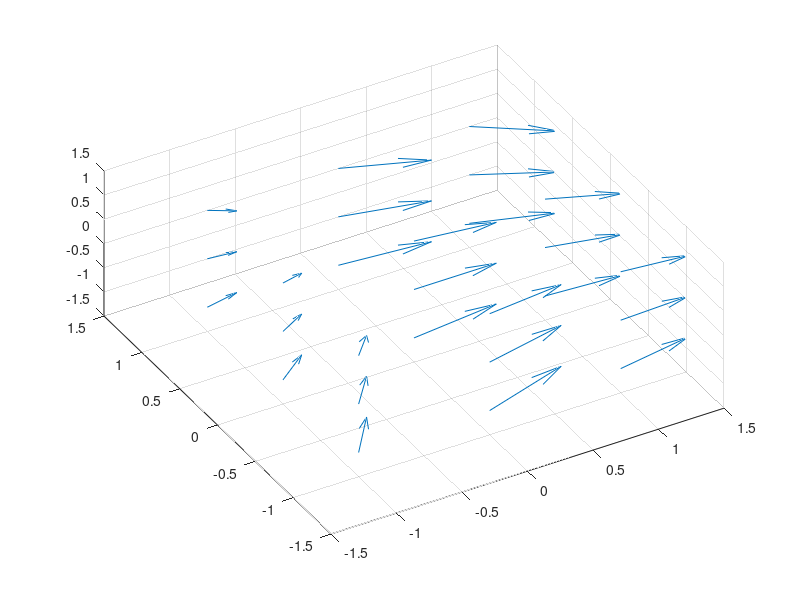

Source code (MATLAB): (Note: this script raises an error after producing the figure.)
%% Visualizing Vector Fields
% <TOC.html Table of Contents>, <matlab:vis_tutorial_opencode('Part8') Get
% code for this tutorial>
%
% _*Note: You can execute the code from this tutorial by highlighting them,
% right-clicking, and selecting "Evaluate Selection" (or hit F9).*_
%
% This is based on a video <http://blogs.mathworks.com/videos/2009/10/23/basics-volume-visualization-19-defining-scalar-and-vector-fields/
% tutorial> on Doug's Video Tutorial blog.
%
% In this section, you'll learn how to visualize
% <matlab:web('http://en.wikipedia.org/wiki/Vector_field','-new') vector
% fields>. Vector fields contain vector information for every point in
% space. For example, air flow data inside a wind tunnel is a vector field.

% Copyright 2010 The MathWorks, Inc.

%% Velocity Plot (Quiver Plot)
% In order to visualize vector fields, you can use the
% <matlab:doc('quiver3') |quiver3|> function. (For 2D, use
% <matlab:doc('quiver') |quiver|>)

[x, y, z] = meshgrid([-1 0 1]);
u = x + cos(4*x) + 3;         % x-component of vector field
v = sin(4*x) - sin(2*y);      % y-component of vector field
w = -z;                       % z-component of vector field

quiver3(x, y, z, u, v, w);
axis([-1.5 1.5 -1.5 1.5 -1.5 1.5]);
view(-30, 60);

%%
% |quiver3| (and |quiver|) places a vector at each grid point. For this
% reason, the visualization may not be very useful if you want a higher
% resolution:

[x, y, z] = meshgrid(-1.5:0.1:1.5);
u = x + cos(4*x) + 3;         % x-component of vector field
v = sin(4*x) - sin(2*y);      % y-component of vector field
w = -z;                       % z-component of vector field

% Using an invisible figure because this will choke most video cards%
f = figure('Visible', 'off');
quiver3(x, y, z, u, v, w);
axis([-1.5 1.5 -1.5 1.5 -1.5 1.5]);
view(-30, 60);
%print -dpng -r200 largeQuiver    % save as PNG file
%close(f);

%%
% <<largeQuiver.png>>
%
% As you can see, there are too many arrows to make this a meaningful plot.

%% Velocity Plot (Cone Plot)
% In such situations, there's a different function called
% <matlab:doc('coneplot') |coneplot|> that you can use. |coneplot| allows
% you to specify locations of the vectors (in the form of cones). This way,
% you can work with a high-resolution data without sacrificing graphics.

clf;
[x, y, z] = meshgrid(-1.5:0.1:1.5);
u = x + cos(4*x) + 3;         % x-component of vector field
v = sin(4*x) - sin(2*y);      % y-component of vector field
w = -z;                       % z-component of vector field

[cx, cy, cz] = meshgrid([-1 0 1]);
h = coneplot(x, y, z, u, v, w, cx, cy, cz, 5);
set(h, 'FaceColor', 'r', 'EdgeColor', 'none');
camlight; lighting gouraud;

grid on; box on;
axis([-1.5 1.5 -1.5 1.5 -1.5 1.5]);
view(-30, 60);

%%
% In fact, |coneplot| has an option to display arrows instead of cones:

delete(h)
coneplot(x, y, z, u, v, w, cx, cy, cz, 'quiver');

%% Streamlines
% <matlab:doc('streamline') |streamline|> gives you information about a
% particular particle in space and describes how it moves through the
% vector field.
%
% *Single Streamline*
%
% The following shows a single streamline starting at point (-1, 1, -1.5)

clf;
[x, y, z] = meshgrid(-1.5:0.1:1.5);
u = x + cos(4*x) + 3;         % x-component of vector field
v = sin(4*x) - sin(2*y);      % y-component of vector field
w = -z;                       % z-component of vector field

streamline(x, y, z, u, v, w, -1, 1, -1.5)
hold on;
plot3(-1, 1, -1.5, 'bo', 'MarkerFaceColor', 'b')

grid on; box on;
axis([-1.5 1.5 -1.5 1.5 -1.5 1.5]);
view(-30, 60);


%%
% *Multiple Streamlines*

clf;
[sx,sy,sz] = meshgrid(-1.5, -1:1, -1:1);
hhh = streamline(x, y, z, u, v, w, sx, sy, sz);
hold on;
plot3(sx(:), sy(:), sz(:), 'bo', 'MarkerFaceColor', 'b')

grid on; box on;
axis([-1.5 1.5 -1.5 1.5 -1.5 1.5]);
view(-30, 60);

%%
% You can add velocity cones on top of the streamlines to indicate the
% velocity along the lines.

% Get X/Y/Z data for the stream lines
xx = get(hhh, 'XData'); 
yy = get(hhh, 'YData');
zz = get(hhh, 'ZData');

% Place 5 velocity cones per stream line
fcn = @(c) c(round(linspace(1, length(c), 5))); % index into 5 equally spaced points
xx = cellfun(fcn, xx, 'uniformoutput', false);
yy = cellfun(fcn, yy, 'uniformoutput', false);
zz = cellfun(fcn, zz, 'uniformoutput', false);

hhh2 = coneplot(x, y, z, u, v, w, [xx{:}], [yy{:}], [zz{:}], 2);
set(hhh2, 'FaceColor', 'r', 'EdgeColor', 'none');
camlight; lighting gouraud;

%% Streamslice
% <matlab:doc('streamslice') |streamslice|> works very similarly to
% |slice| and allows you to cut a plane through the space and project the
% vector field onto it.

clf;
[x, y, z] = meshgrid(-1.5:0.1:1.5);
u = x + cos(4*x) + 3;         % x-component of vector field
v = sin(4*x) - sin(2*y);      % y-component of vector field
w = -z;                       % z-component of vector field

streamslice(x, y, z, u, v, w, 1.5, 1.5, -1.5);
box on;
axis([-1.5 1.5 -1.5 1.5 -1.5 1.5]);
view(-30, 60);

%% Stream Tube and Stream Ribbon
% A couple of other vector field visualization tools to keep in mind are
% <matlab:doc('streamtube') |streamtube|> and <matlab:doc('streamribbon')
% |streamribbon|>. |streamtube| allows you to visualize the normalized
% <matlab:web('http://en.wikipedia.org/wiki/Divergence','-new') divergence>
% of the vector field, while |streamribbon| is proportional to the
% <matlab:web('http://en.wikipedia.org/wiki/Curl_(mathematics)','-new')
% curl> of the vector field. See the documentation for more information.

clf;
[x, y, z] = meshgrid(-1.5:0.1:1.5);
u = x + cos(4*x) + 3;         % x-component of vector field
v = sin(4*x) - sin(2*y);      % y-component of vector field
w = -z;                       % z-component of vector field
[sx, sy, sz] = meshgrid(-1.5, -1:1, -1:1);  % stream starting point

% streamtube
subplot(121);
streamtube(x, y, z, u, v, w, sx, sy, sz);
shading interp
axis([-1.5 1.5 -1.5 1.5 -1.5 1.5]);
camlight; lighting gouraud
grid on;
title('streamtube');

% streamribbon
subplot(122);
streamribbon(x, y, z, u, v, w, sx, sy, sz);
shading interp
axis([-1.5 1.5 -1.5 1.5 -1.5 1.5]);
camlight headlight; camlight right; lighting gouraud
grid on;
title('streamribbon');

%%
% <TOC.html Table of Contents>
